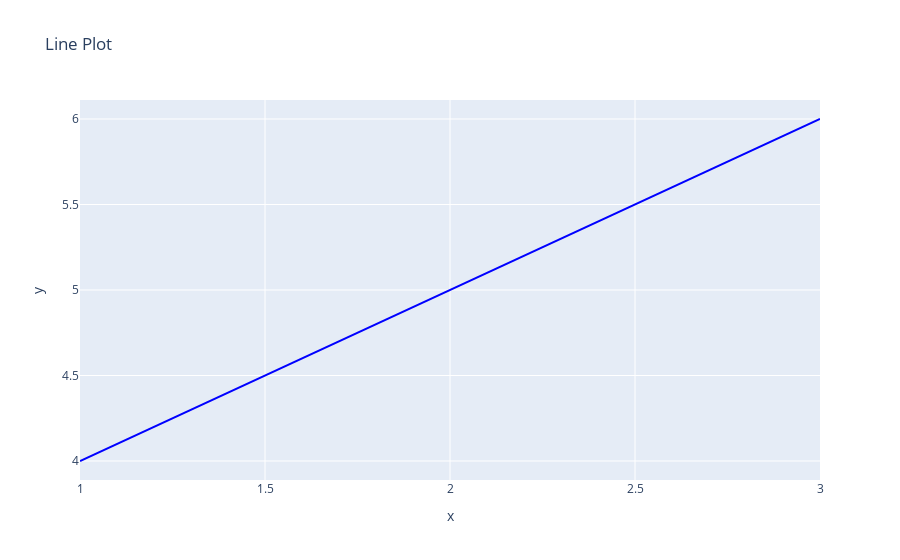

Here is the notebook cell this chart was saved with:
### Code cell
# Using LinePlotStrategy
from abc import ABC, abstractmethod
from plotly.graph_objects import Figure, Scatter, Histogram, Heatmap, Box
import pandas as pd


class PlotStrategy(ABC):
    @property
    @abstractmethod
    def name(self) -> str:
        """Returns the name of the plot."""
        pass

    @abstractmethod
    def create_plot(self, data, **kwargs) -> Figure:
        """Creates a plot based on the provided data and parameters."""
        pass


class LinePlotStrategy(PlotStrategy):
    @property
    def name(self) -> str:
        return "Line Plot"

    def create_plot(self, data, x_column, y_column, line_color="blue", line_width=2, **kwargs):
        fig = Figure()
        fig.add_trace(Scatter(x=data[x_column], y=data[y_column], mode="lines",
                              line=dict(color=line_color, width=line_width)))
        fig.update_layout(title=self.name, xaxis_title=x_column, yaxis_title=y_column)
        return fig


class ScatterPlotStrategy(PlotStrategy):
    @property
    def name(self) -> str:
        return "Scatter Plot"

    def create_plot(self, data, x_column, y_column, marker_symbol="circle", marker_color="red", **kwargs):
        fig = Figure()
        fig.add_trace(Scatter(x=data[x_column], y=data[y_column], mode="markers",
                              marker=dict(symbol=marker_symbol, color=marker_color)))
        fig.update_layout(title=self.name, xaxis_title=x_column, yaxis_title=y_column)
        return fig


class HistogramStrategy(PlotStrategy):
    @property
    def name(self) -> str:
        return "Histogram"

    def create_plot(self, data, x_column, bins=30, bar_color="green", **kwargs):
        fig = Figure()
        fig.add_trace(Histogram(x=data[x_column], nbinsx=bins, marker=dict(color=bar_color)))
        fig.update_layout(title=self.name, xaxis_title=x_column)
        return fig


class HeatmapStrategy(PlotStrategy):
    @property
    def name(self) -> str:
        return "Heatmap"

    def create_plot(self, data, z_data, colorscale="Viridis", **kwargs):
        fig = Figure()
        fig.add_trace(Heatmap(z=z_data, colorscale=colorscale))
        fig.update_layout(title=self.name)
        return fig


class BoxPlotStrategy(PlotStrategy):
    @property
    def name(self) -> str:
        return "Boxplot"

    def create_plot(self, data, y_column, box_color="orange", **kwargs):
        fig = Figure()
        fig.add_trace(Box(y=data[y_column], marker=dict(color=box_color), boxmean="sd"))
        fig.update_layout(title=self.name, yaxis_title=y_column)
        return fig


class PlotContext:
    def __init__(self, strategy: PlotStrategy):
        self.strategy = strategy

    def set_strategy(self, strategy: PlotStrategy):
        self.strategy = strategy

    def get_plot_name(self) -> str:
        return self.strategy.name

    def create_plot(self, data, **kwargs) -> Figure:
        return self.strategy.create_plot(data, **kwargs)

line_strategy = LinePlotStrategy()
fig = line_strategy.create_plot(data=pd.DataFrame({"x": [1, 2, 3], "y": [4, 5, 6]}), x_column="x", y_column="y")

# Retrieve the title
plot_title = fig.layout.title.text
print(f"Plot Title: {plot_title}")  # Output: Plot Title: Line Plot
fig.show()

### Figure 1 — Plotly figure (JSON) as saved in the notebook; plotly's stock layout.template omitted (floating-point values rounded to 4 significant figures)
{"data": [{"line": {"color": "blue", "width": 2}, "mode": "lines", "type": "scatter", "x": [1, 2, 3], "y": [4, 5, 6]}], "layout": {"title": {"text": "Line Plot"}, "xaxis": {"title": {"text": "x"}}, "yaxis": {"title": {"text": "y"}}}}
